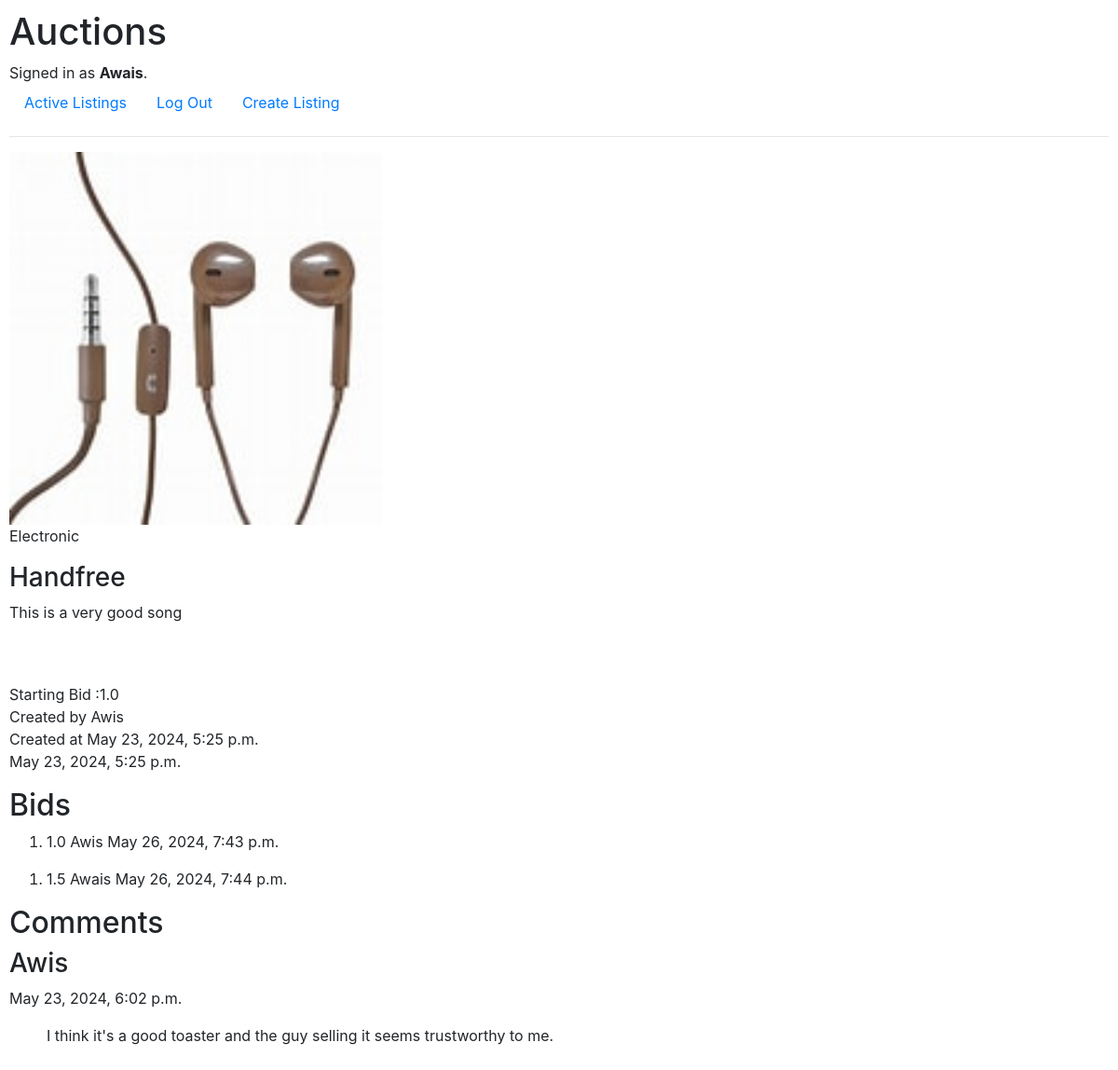
Page /display_item/1/ (signed in) on the committed database.
### auctions/models.py (models this page shows, shortened)
class User(AbstractUser):
    pass

class Listing(models.Model):
    title = models.CharField(max_length=64)
    description = models.TextField()
    starting_bid = models.DecimalField(max_digits=10, decimal_places=1)
    image_url = models.ImageField(blank=True)
    category = models.CharField(max_length=64, blank=True)
    created_by = models.ForeignKey(User, on_delete=models.CASCADE, related_name="listings")
    created_at = models.DateTimeField(auto_now_add=True)
    active = models.BooleanField(default=True)

class Bid(models.Model):
    amount = models.FloatField(default=0.0)
    listing = models.ForeignKey(Listing, on_delete=models.CASCADE, related_name="bid_set")
    bidder = models.ForeignKey(User, on_delete=models.CASCADE, related_name="bid_set")
    created_at = models.DateTimeField(auto_now_add=True)

class Comment(models.Model):
    content = models.TextField()
    listing = models.ForeignKey(Listing, on_delete=models.CASCADE, related_name="comment_set")
    commenter = models.ForeignKey(User, on_delete=models.CASCADE, related_name="comment_set")
    created_at = models.DateTimeField(auto_now_add=True)

### auctions/views.py (the view)
# urls.py: path("display_item/<int:key>/", views.display_item , name="display_item")
def display_item(request,key):
    entry = Listing.objects.get(id=key)
    comments = entry.comment_set.all()
    bids = entry.bid_set.all()
    return render(request, "auctions/item.html", {
        "item": entry,
        "bids": bids,
        "comments": comments
    })

### auctions/templates/auctions/item.html
{% extends 'auctions/layout.html' %}
{% block body %}
<img src="/media/{{ item.image_url }}" width="400" alt="Picture of item here.">
<p>{{ item.category }}</p>
<h3>{{ item.title }}</h3>
<p>{{ item.description }}</p>
<br>
<br>
<div>
Starting Bid :{{ item.starting_bid }} <br>
Created by {{ item.created_by }}  <br>
Created at {{ item.created_at }}  <br>
<p>{{ item.created_at }}</p>
</div>
<h2>Bids</h2>
{% for bid in bids %}
<ol>
    <li>
        {{ bid.amount }}
        {{ bid.bidder }}
        {{ bid.created_at }}
    </li>
</ol>
{% empty %}
<li>No bids yet.</li>
{% endfor %}
<h2>Comments</h2>
{% for comment in comments %}
<h3>{{ comment.commenter }}</h3>
<p>{{ comment.created_at }}</p>
<ul>
    <p> {{ comment.content }}</p>
</ul>
{% empty %}
<li>No bids yet.</li>
{% endfor %}
{% endblock %}

### auctions/templates/auctions/layout.html (shortened to what this page needs)
{% load static %}
<!DOCTYPE html>
<html lang="en">
    <head>
        <link rel="stylesheet" href="https://stackpath.bootstrapcdn.com/bootstrap/4.4.1/css/bootstrap.min.css">
        <link href="{% static 'auctions/styles.css' %}" rel="stylesheet">
    </head>
    <body>
        <h1>Auctions</h1>
        <div>
            {% if user.is_authenticated %}
                Signed in as <strong>{{ user.username }}</strong>.
            {% else %}
                Not signed in.
            {% endif %}
        </div>
        <ul class="nav">
            <li class="nav-item">
                <a class="nav-link" href="{% url 'index' %}">Active Listings</a>
            </li>
            {% if user.is_authenticated %}
                <li class="nav-item">
                    <a class="nav-link" href="{% url 'logout' %}">Log Out</a>
                </li>
                <li class="nav-item">
                    <a class="nav-link" href="{% url 'new_listing' %}">Create Listing</a>
                </li>
            {% endif %}
        </ul>
        <hr>
        {% block body %}
        {% endblock %}
    </body>
</html>

### auctions/static/auctions/styles.css (style rules this page uses)
body { padding: 10px; }

### rows in the picture
User: username "Awais"
Listing: image_url (picture), category "Electronic", title "Handfree", description "This is a very good song", starting_bid "1.0", created_by "Awis", created_at "May 23, 2024, 5:25 p.m."
Bid: amount "1.0", bidder "Awis", created_at "May 26, 2024, 7:43 p.m."
Bid: amount "1.5", bidder "Awais", created_at "May 26, 2024, 7:44 p.m."
Comment: commenter "Awis", created_at "May 23, 2024, 6:02 p.m.", content "I think it's a good toaster and the guy selling it seems trustworthy to me."
